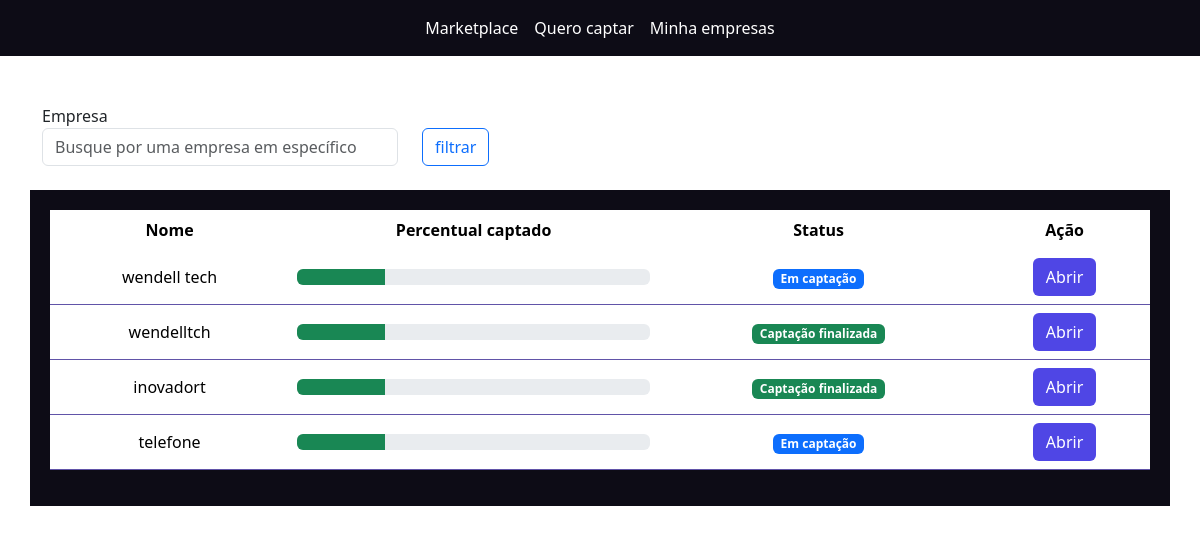
Page /empresarios/listar_empresas/ (signed in) on the committed database.
### empresarios/models.py (models this page shows, shortened)
class Empresas(models.Model):
    tempo_existencia_choices = (
        ('-6', 'Menos de 6 meses'),
        ('+6', 'Mais de 6 meses'),
        ('+1', 'Mais de 1 ano'),
        ('+5', 'Mais de 5 anos')
    )
    estagio_choices = (
        ('I', 'Tenho apenas uma idea'),
        ('MVP', 'Possuo um MVP'),
        ('MVPP', 'Possuo um MVP com clientes pagantes'),
        ('E', 'Empresa pronta para escalar'),
    )
    area_choices = (
        ('ED', 'Ed-tech'),
        ('FT', 'Fintech'),
        ('AT', 'Agrotech'),
    )
    user = models.ForeignKey(User, on_delete=models.DO_NOTHING)
    nome = models.CharField(max_length=50)
    cnpj = models.CharField(max_length=14)
    site = models.URLField()
    tempo_existencia = models.CharField(max_length=2, choices=tempo_existencia_choices, default='-6')
    descricao = models.TextField()
    data_final_captacao = models.DateField()
    percentual_equity = models.IntegerField()
    estagio = models.CharField(max_length=4, choices=estagio_choices, default='I')
    area = models.CharField(max_length=3, choices=area_choices)
    publico_alvo = models.CharField(max_length=3)
    valor = models.DecimalField(max_digits=9, decimal_places=2)
    pitch = models.FileField(upload_to='pitchs')
    logo = models.FileField(upload_to='logo')
    class Meta:
        verbose_name = 'empresa'
        verbose_name_plural = 'empresas'
    @property
    def status(self):
        if date.today() > self.data_final_captacao:
            return mark_safe('<span class="badge bg-success">Captação finalizada</span>')
        return mark_safe('<span class="badge bg-primary">Em captação</span>')

### empresarios/views.py (the view)
# urls.py: path('listar_empresas/', views.listar_empresas, name="listar_empresas"),
def listar_empresas(request):
    if not request.user.is_authenticated:
        return redirect('usuarios:login')
    if request.method == "GET":
        nome_empresa = request.GET.get('empresa')
        empresas = Empresas.objects.filter(user=request.user)
        if nome_empresa:
            empresas = empresas.filter(nome__icontains=nome_empresa)
        return render(request, 'listar_empresas.html', {'empresas': empresas, 'nome_empresa': nome_empresa })

### empresarios/templates/listar_empresas.html (shortened to what this page needs)
{% extends "base.html" %}
{% load static %}
{% block 'head' %}
<link rel="stylesheet" href="{% static 'empresarios/css/listar_empresas.css' %}">
<link rel="stylesheet" href="{% static 'usuarios/css/usuarios.css' %}">
{% endblock 'head' %}
{% block 'body' %}
    {% include "partials/barra_navegacao.html" %}
    <br><br>
    <div class="container">
        <div class="row">
            <div class="col-md-4">
                <form action="{% url 'empresas:listar_empresas' %}" method="GET">
                <label>Empresa</label>
                <input type="text" name="empresa" class="form-control" placeholder="Busque por uma empresa em específico" {% if nome_empresa %} value="{{nome_empresa}} {% endif %}">
            </div>
            <div class="col-md">
                <br>
                <input type="submit" value="filtrar" class="btn btn-outline-primary">
            </div>
        </div>
    </div>
    <br>
    <div class="container dark-color container_empresas">
        <table class="table">
            <thead >
              <tr class="cabecalho" style="background-color: transparent !important;">
                <th class="cabecalho" scope="col">Nome</th>
                <th class="cabecalho" scope="col">Percentual captado</th>
                <th class="cabecalho" scope="col">Status</th>
                <th class="cabecalho" scope="col">Ação</th>
              </tr>
            </thead>
            <tbody>
                {% for empresa in empresas %}
                    <tr class="linha">
                        <td class="linha">{{empresa.nome}}</td>
                        <td class="linha">
                            <div class="progress">
                                <div class="progress-bar bg-success" role="progressbar" style="width: 25%" aria-valuenow="25" aria-valuemin="0" aria-valuemax="100"></div>
                            </div>
                        </td>
                        <td class="linha">{{empresa.status}}</td>
                        <td class="linha"><a href="{% url "empresas:empresa" empresa.id %}" class="btn btn-indigo-normal">Abrir</a></td>
                    </tr>
                {% endfor %}
            </tbody>
          </table>
    </div>
{% endblock 'body' %}

### templates/static/geral/css/base.css (style rules this page uses)
:root { --main-color: #161424; --dark-color: #0D0C16; --contrast-color: #4F46E5; }
body { color: white; background-color: var(--main-color); }
.dark-color { background-color: var(--dark-color); color: white }

### templates/static/empresarios/css/listar_empresas.css (style rules this page uses)
.container_empresas { padding: 20px; }
.table { border-collapse: collapse; width: 100%; }
.cabecalho { background-color: transparent; border: none; color: white; text-align: center; }
.linha { vertical-align: middle; padding: 24px; text-align: center; background-color: var(--main-color); color: white; border-bottom: 1px solid #6154a8; }
th { background-color: var; }

### templates/static/usuarios/css/usuarios.css (style rules this page uses)
.btn-indigo-normal { background-color: var(--contrast-color); color: white; }

### rows in the picture
Empresas: nome "wendell tech", status "Em captação"
Empresas: nome "wendelltch", status "Captação finalizada"
Empresas: nome "inovadort", status "Captação finalizada"
Empresas: nome "telefone", status "Em captação"
